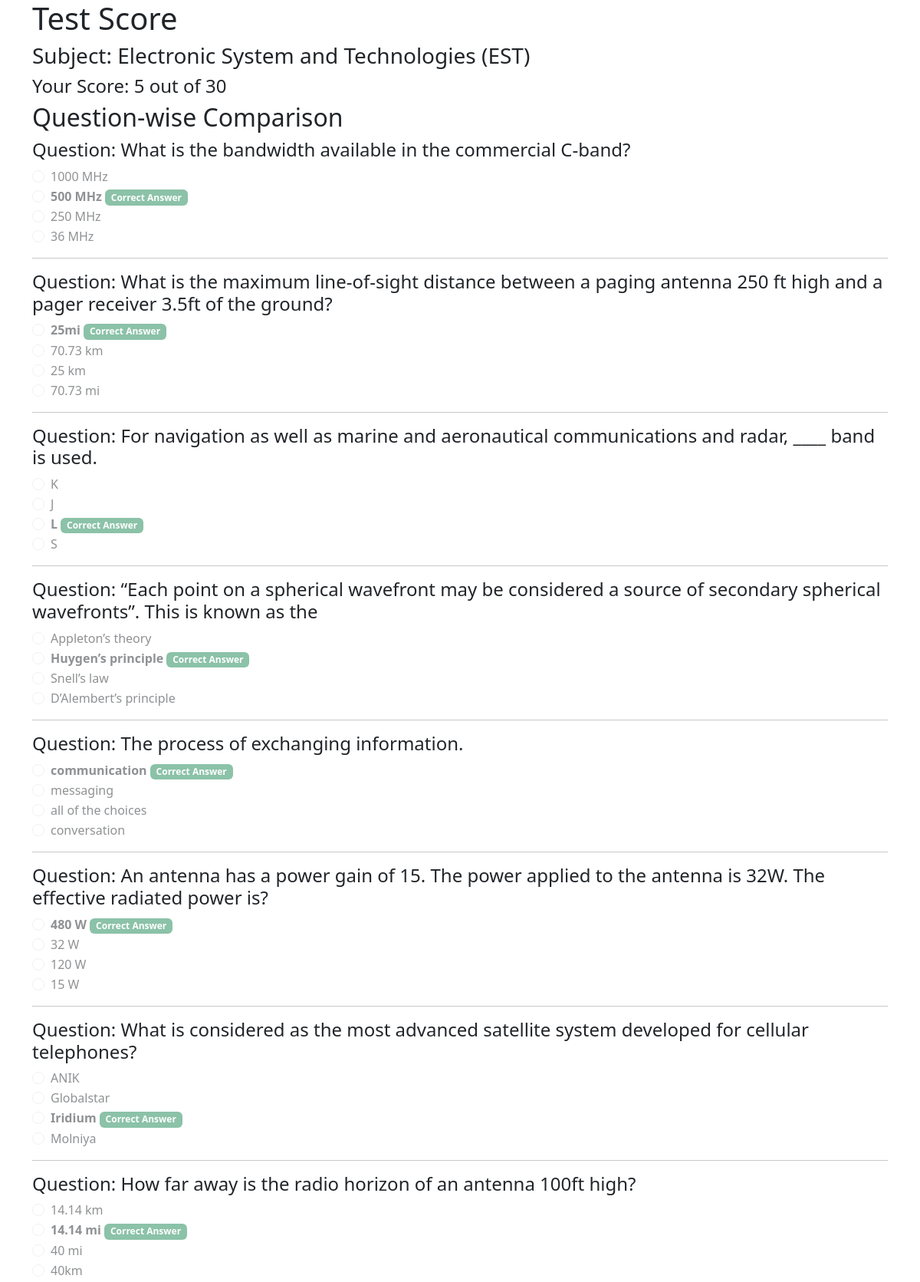
Page /display_score/1/5 (upper part) on the committed database.
### app.py (models this page shows)
class Subject(db.Model):
    id = db.Column(db.Integer, primary_key=True)
    name = db.Column(db.String(100))
    date_added = db.Column(db.DateTime, default=datetime.utcnow)
    questions = db.relationship('Question', backref='subject', cascade='all, delete-orphan')

class Question(db.Model):
    id = db.Column(db.Integer, primary_key=True)
    question_text = db.Column(db.String(500), nullable=False)
    subject_id = db.Column(db.Integer, db.ForeignKey('subject.id'), nullable=False)
    choices = db.relationship('Choice', backref='question', cascade='all, delete-orphan')

class Choice(db.Model):
    id = db.Column(db.Integer, primary_key=True)
    choice_text = db.Column(db.String(200), nullable=False)
    is_correct = db.Column(db.Boolean, default=False)
    question_id = db.Column(db.Integer, db.ForeignKey('question.id'), nullable=False)

### app.py (the view)
@app.route('/display_score/<int:subject_id>/<int:score>')
def display_score(subject_id, score):
    subject = Subject.query.get(subject_id)
    total_questions = len(subject.questions)
    randomized_questions = random.sample(subject.questions, len(subject.questions))
    for question in randomized_questions:
        question.randomized_choices = random.sample(question.choices, len(question.choices))
    return render_template('display_score.html', subject=subject, randomized_questions=randomized_questions, score=score, )

### templates/display_score.html (shortened to what this page needs)
<!DOCTYPE html>
<html>
<head>
    <link rel="stylesheet" href="https://cdnjs.cloudflare.com/ajax/libs/bootstrap/5.3.0/css/bootstrap.min.css">
</head>
<body>
    <div class="container">
        <h1>Test Score</h1>
        <h3>Subject: {{ subject.name }}</h3>
        <h4>Your Score: {{ score }} out of {{ subject.questions|length }}</h4>
        <h2>Question-wise Comparison</h2>
        {% for question in randomized_questions %}
            <h4>Question: {{ question.question_text }}</h4>
            {% for choice in question.randomized_choices %}
                <div class="form-check">
                    <input class="form-check-input" type="radio" name="question_{{ question.id }}" value="{{ choice.id }}" disabled>
                    <label class="form-check-label">
                        {% if choice.is_correct %}
                            <strong>{{ choice.choice_text }}</strong> <span class="badge bg-success">Correct Answer</span><br>
                        {% else %}
                            {{ choice.choice_text }}<br>
                        {% endif %}
                    </label>
                </div>
            {% endfor %}
            <hr>
        {% endfor %}
    </div>
</body>
</html>

### rows in the picture
Subject: name "Electronic System and Technologies (EST)"
Question: question_text "What is the bandwidth available in the commercial C-band?"
Choice: choice_text "1000 MHz"
Choice: choice_text "500 MHz"
Choice: choice_text "250 MHz"
Choice: choice_text "36 MHz"
Question: question_text "What is the maximum line-of-sight distance between a paging antenna 250 ft high and a pager receiver 3.5ft of the ground?"
Choice: choice_text "25mi"
Choice: choice_text "70.73 km"
Choice: choice_text "25 km"
Choice: choice_text "70.73 mi"
Question: question_text "For navigation as well as marine and aeronautical communications and radar, ____ band is used."
Choice: choice_text "K"
Choice: choice_text "J"
Choice: choice_text "L"
Choice: choice_text "S"
Question: question_text "“Each point on a spherical wavefront may be considered a source of secondary spherical wavefronts”. This is known as the"
Choice: choice_text "Appleton’s theory"
Choice: choice_text "Huygen’s principle"
Choice: choice_text "Snell’s law"
Choice: choice_text "D’Alembert’s principle"
Question: question_text "The process of exchanging information."
Choice: choice_text "communication"
Choice: choice_text "messaging"
Choice: choice_text "all of the choices"
Choice: choice_text "conversation"
Question: question_text "An antenna has a power gain of 15. The power applied to the antenna is 32W. The effective radiated power is?"
Choice: choice_text "480 W"
Choice: choice_text "32 W"
Choice: choice_text "120 W"
Choice: choice_text "15 W"
Question: question_text "What is considered as the most advanced satellite system developed for cellular telephones?"
Choice: choice_text "ANIK"
Choice: choice_text "Globalstar"
Choice: choice_text "Iridium"
Choice: choice_text "Molniya"
Question: question_text "How far away is the radio horizon of an antenna 100ft high?"
Choice: choice_text "14.14 km"
Choice: choice_text "14.14 mi"
Choice: choice_text "40 mi"
Choice: choice_text "40km"

### other values in the picture
{{ score }} "5"
{{ subject.questions|length }} "30"
